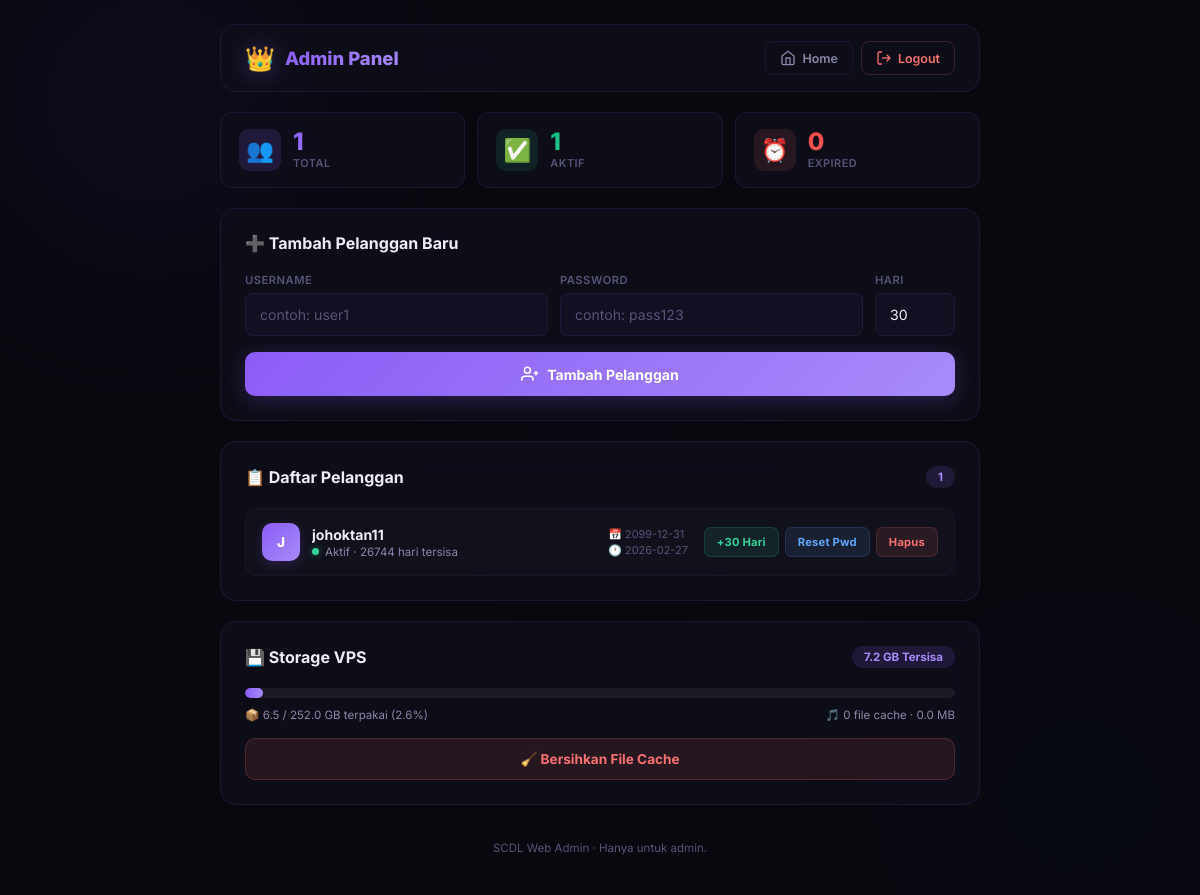
The app's page /kelola-scdl (signed in) with its own data.
### tables this page shows
CREATE TABLE users (
            id INTEGER PRIMARY KEY AUTOINCREMENT,
            username TEXT UNIQUE NOT NULL,
            password TEXT NOT NULL,
            is_admin INTEGER DEFAULT 0,
            expires_at TEXT,
            created_at TEXT DEFAULT CURRENT_TIMESTAMP
        , oauth_token TEXT);

### app.py (the view)
@app.route('/kelola-scdl')
@admin_required
def admin():
    users = get_all_users()
    disk = get_disk_info()
    return render_template('admin.html', users=users, disk=disk)

### app.py (called while the page is built)
@app.before_request
def make_session_permanent():
    session.permanent = True

def generate_csrf_token():
    if '_csrf_token' not in session:
        session['_csrf_token'] = secrets.token_hex(32)
    return session['_csrf_token']

def admin_required(f):
    @wraps(f)
    def decorated(*args, **kwargs):
        if 'user_id' not in session or not session.get('is_admin'):
            return redirect(url_for('admin_login'))
        return f(*args, **kwargs)
    return decorated

def get_disk_info():
    total_size = 0
    file_count = 0
    for dirpath, dirnames, filenames in os.walk(DOWNLOADS_DIR):
        for f in filenames:
            fp = os.path.join(dirpath, f)
            if os.path.exists(fp):
                total_size += os.path.getsize(fp)
                file_count += 1
    import shutil as sh
    disk = sh.disk_usage('/')
    return {
        'downloads_size_mb': round(total_size / (1024 * 1024), 1),
        'downloads_files': file_count,
        'disk_total_gb': round(disk.total / (1024**3), 1),
        'disk_used_gb': round(disk.used / (1024**3), 1),
        'disk_free_gb': round(disk.free / (1024**3), 1),
        'disk_percent': round((disk.used / disk.total) * 100, 1)
    }

### db.py (called while the page is built)
def get_db():
    conn = sqlite3.connect(DB_PATH)
    conn.row_factory = sqlite3.Row
    return conn

def get_all_users():
    conn = get_db()
    users = conn.execute(
        'SELECT id, username, is_admin, expires_at, created_at FROM users WHERE is_admin = 0 ORDER BY created_at DESC'
    ).fetchall()
    conn.close()
    result = []
    for u in users:
        user_dict = dict(u)
        expires_at = datetime.strptime(u['expires_at'], '%Y-%m-%d %H:%M:%S')
        user_dict['is_active'] = datetime.now() < expires_at
        user_dict['days_left'] = max(0, (expires_at - datetime.now()).days)
        result.append(user_dict)
    return result

### templates/admin.html (shortened to what this page needs)
<!DOCTYPE html>
<html lang="id">
<head>
    <link rel="stylesheet" href="{{ url_for('static', filename='admin.css') }}?v=3">
</head>
<body>
    <div class="admin-bg">
        <div class="admin-blob admin-blob-1"></div>
        <div class="admin-blob admin-blob-2"></div>
        <div class="admin-blob admin-blob-3"></div>
    </div>
    <div class="admin-container">
        <header class="admin-header">
            <div class="admin-header-left">
                <span class="admin-crown">👑</span>
                <h1>Admin Panel</h1>
            </div>
            <nav class="admin-nav">
                <a href="/" class="admin-nav-link">
                    <svg width="16" height="16" viewBox="0 0 24 24" fill="none" stroke="currentColor" stroke-width="2">
                        <path d="M3 9l9-7 9 7v11a2 2 0 0 1-2 2H5a2 2 0 0 1-2-2z" />
                        <polyline points="9 22 9 12 15 12 15 22" />
                    </svg>
                    Home
                </a>
                <a href="/logout" class="admin-nav-link admin-nav-danger">
                    <svg width="16" height="16" viewBox="0 0 24 24" fill="none" stroke="currentColor" stroke-width="2">
                        <path d="M9 21H5a2 2 0 0 1-2-2V5a2 2 0 0 1 2-2h4" />
                        <polyline points="16 17 21 12 16 7" />
                        <line x1="21" y1="12" x2="9" y2="12" />
                    </svg>
                    Logout
                </a>
            </nav>
        </header>
        <div class="admin-stats">
            <div class="stat-card">
                <div class="stat-icon">👥</div>
                <div class="stat-info">
                    <div class="stat-number">{{ users|length }}</div>
                    <div class="stat-label">Total</div>
                </div>
            </div>
            <div class="stat-card stat-card-green">
                <div class="stat-icon">✅</div>
                <div class="stat-info">
                    <div class="stat-number">{{ users|selectattr('is_active')|list|length }}</div>
                    <div class="stat-label">Aktif</div>
                </div>
            </div>
            <div class="stat-card stat-card-red">
                <div class="stat-icon">⏰</div>
                <div class="stat-info">
                    <div class="stat-number">{{ users|rejectattr('is_active')|list|length }}</div>
                    <div class="stat-label">Expired</div>
                </div>
            </div>
        </div>
        <div class="admin-card">
            <div class="admin-card-header">
                <h2>➕ Tambah Pelanggan Baru</h2>
            </div>
            <form method="POST" action="/kelola-scdl/add" autocomplete="off">
                <div class="add-form-grid">
                    <div class="add-field">
                        <label>Username</label>
                        <input type="text" name="username" placeholder="contoh: user1" required>
                    </div>
                    <div class="add-field">
                        <label>Password</label>
                        <input type="text" name="password" placeholder="contoh: pass123" required>
                    </div>
                    <div class="add-field">
                        <label>Hari</label>
                        <input type="number" name="days" value="30" min="1" max="365" required>
                    </div>
                </div>
                <button type="submit" class="admin-btn-primary">
                    <svg width="18" height="18" viewBox="0 0 24 24" fill="none" stroke="currentColor" stroke-width="2">
                        <path d="M16 21v-2a4 4 0 0 0-4-4H5a4 4 0 0 0-4 4v2" />
                        <circle cx="8.5" cy="7" r="4" />
                        <line x1="20" y1="8" x2="20" y2="14" />
                        <line x1="23" y1="11" x2="17" y2="11" />
                    </svg>
                    Tambah Pelanggan
                </button>
            </form>
        </div>
        <div class="admin-card">
            <div class="admin-card-header">
                <h2>📋 Daftar Pelanggan</h2>
                <span class="admin-card-badge">{{ users|length }}</span>
            </div>
            {% if users %}
            <div class="user-list">
                {% for user in users %}
                <div class="user-row">
                    <div class="user-info">
                        <div class="user-avatar">{{ user.username[0:1] | upper }}</div>
                        <div class="user-details">
                            <div class="user-name">{{ user.username }}</div>
                            <div class="user-meta">
                                {% if user.is_active %}
                                <span class="status-dot status-active"></span> Aktif · {{ user.days_left }} hari tersisa
                                {% else %}
                                <span class="status-dot status-expired"></span> Expired
                                {% endif %}
                            </div>
                        </div>
                    </div>
                    <div class="user-dates">
                        <span title="Tanggal expired">📅 {{ user.expires_at[:10] }}</span>
                        <span title="Tanggal dibuat">🕐 {{ user.created_at[:10] }}</span>
                    </div>
                    <div class="user-actions">
                        <form method="POST" action="/kelola-scdl/extend">
                            <button type="submit" class="action-btn action-extend" title="Perpanjang 30 hari">+30
                                Hari</button>
                        </form>
                        <form method="POST" action="/kelola-scdl/reset-password" id="reset-form-{{ user.id }}">
                            <button type="button" class="action-btn action-reset" title="Reset Kata Sandi"
                                onclick="resetPassword('{{ user.id }}', '{{ user.username }}')">Reset Pwd</button>
                        </form>
                        <form method="POST" action="/kelola-scdl/delete"
                            onsubmit="return confirm('Yakin hapus {{ user.username }}?')">
                            <button type="submit" class="action-btn action-delete" title="Hapus user">Hapus</button>
                        </form>
                    </div>
                </div>
                {% endfor %}
            </div>
            {% else %}
            <div class="empty-state">
                <div class="empty-icon">🪹</div>
                <p>Belum ada pelanggan.</p>
                <p class="empty-sub">Tambahkan pelanggan baru di form atas.</p>
            </div>
            {% endif %}
        </div>
        {% if disk %}
        <div class="admin-card">
            <div class="admin-card-header">
                <h2>💾 Storage VPS</h2>
                <span class="admin-card-badge">{{ disk.disk_free_gb }} GB Tersisa</span>
            </div>
            <div class="storage-info">
                <div class="storage-bar-wrap">
                    <div class="storage-bar" style="width: {{ disk.disk_percent }}%"></div>
                </div>
                <div class="storage-details">
                    <span>📦 {{ disk.disk_used_gb }} / {{ disk.disk_total_gb }} GB terpakai ({{ disk.disk_percent
                        }}%)</span>
                    <span>🎵 {{ disk.downloads_files }} file cache · {{ disk.downloads_size_mb }} MB</span>
                </div>
            </div>
            <form method="POST" action="/kelola-scdl/cleanup"
                onsubmit="return confirm('Yakin hapus semua file cache download?')">
                <button type="submit" class="admin-btn-cleanup">
                    🧹 Bersihkan File Cache
                </button>
            </form>
        </div>
        {% endif %}
        <footer class="admin-footer">
            SCDL Web Admin · Hanya untuk admin.
        </footer>
    </div>
</body>
</html>

### records on screen
users: username "J", username "johoktan11", days_left "26744", expires_at "2099-12-31", created_at "2026-02-27"

### other values on screen
{{ users|length }} "1"
{{ users|selectattr('is_active')|list|length }} "1"
{{ users|rejectattr('is_active')|list|length }} "0"
{{ disk.disk_free_gb }} "7.2"
{{ disk.disk_used_gb }} "6.5"
{{ disk.disk_total_gb }} "252.0"
{{ disk.disk_percent }} "2.6"
{{ disk.downloads_files }} "0"
{{ disk.downloads_size_mb }} "0.0"
